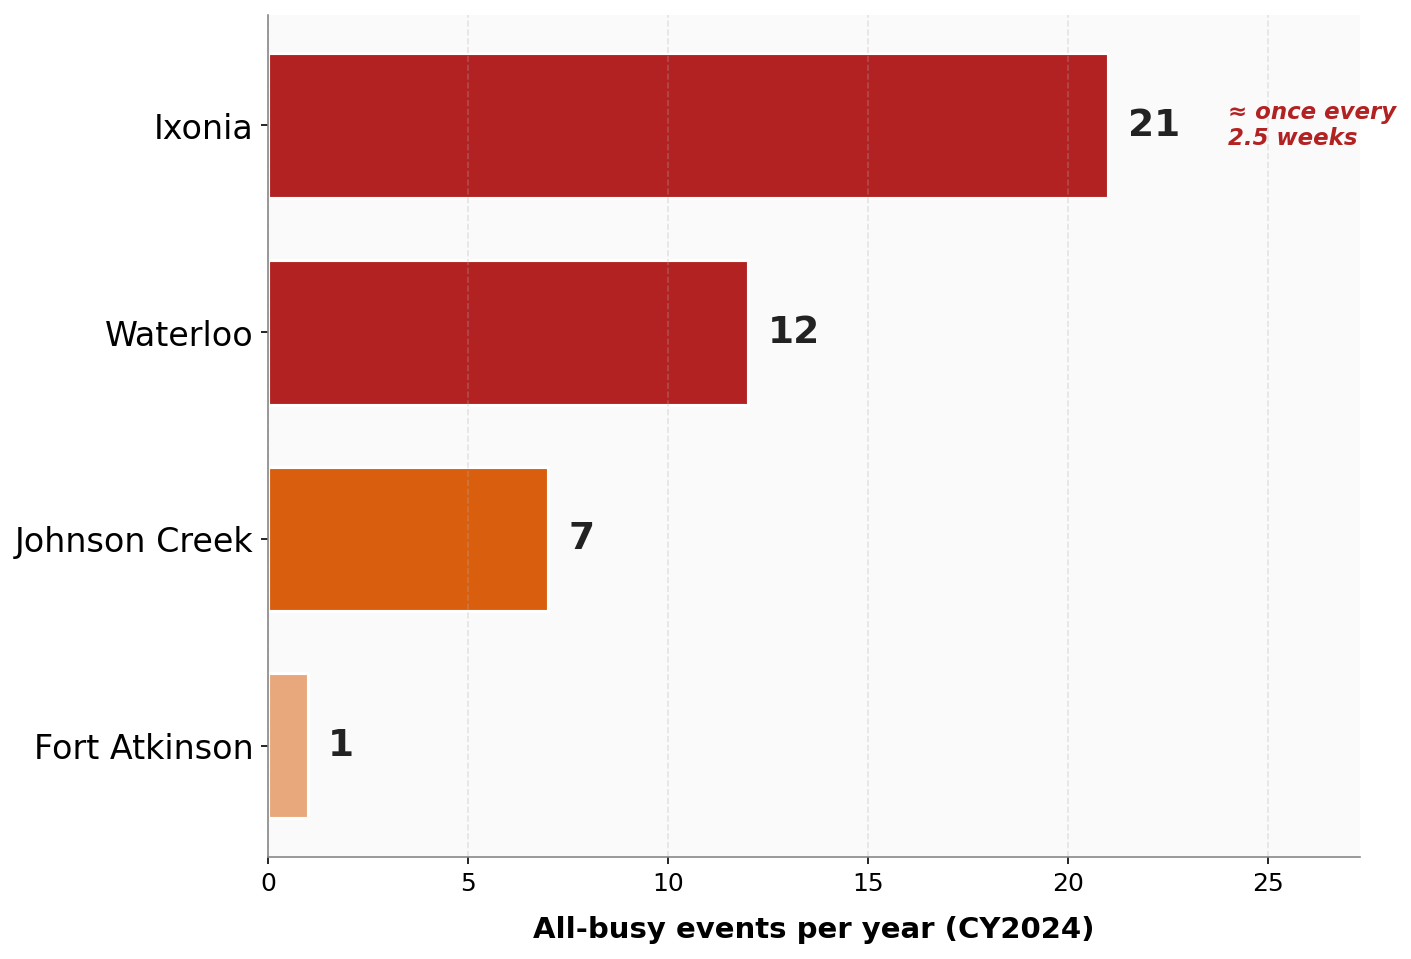

The script that saved this image:
"""Shark Tank pitch — Slide 4 LEFT-PANEL ONLY (Before bar chart).

Stripped-down bar chart of all-busy events by department. The right-side KPI
cards are built as native PowerPoint shapes in build_pitch_deck.py, so this
PNG is just the chart portion.

Output: pitch_slide4_bars_only.png
"""
from pathlib import Path
import pandas as pd
import matplotlib.pyplot as plt

ROOT = Path(__file__).parent

cc = pd.read_csv(ROOT / "concurrent_call_results_jeffco.csv")
cc = cc[cc["Ambulances"] > 0]
cc = cc[cc["All_Busy_Events"] > 0]
cc = cc.sort_values("All_Busy_Events", ascending=True)
total_all_busy = int(cc["All_Busy_Events"].sum())

fig, ax = plt.subplots(figsize=(9.5, 6.5), dpi=120)
fig.patch.set_facecolor("white")
ax.set_facecolor("#FAFAFA")

colors = ["#B22222" if v >= 10 else "#D95F0E" if v >= 5 else "#E8A87C"
          for v in cc["All_Busy_Events"]]
bars = ax.barh(cc["Dept"], cc["All_Busy_Events"], color=colors,
               edgecolor="white", linewidth=1.5, height=0.7)

for bar, v in zip(bars, cc["All_Busy_Events"]):
    ax.text(v + 0.5, bar.get_y() + bar.get_height() / 2,
            f"{int(v)}", va="center", ha="left",
            fontsize=18, fontweight="bold", color="#222")

ax.set_xlim(0, max(cc["All_Busy_Events"]) * 1.30)
ax.set_xlabel("All-busy events per year (CY2024)",
              fontsize=14, fontweight="bold", labelpad=10)
ax.tick_params(axis="y", labelsize=16)
ax.tick_params(axis="x", labelsize=12)
ax.spines["top"].set_visible(False)
ax.spines["right"].set_visible(False)
ax.spines["left"].set_color("#888")
ax.spines["bottom"].set_color("#888")
ax.grid(axis="x", alpha=0.3, linestyle="--")

# Subtle Ixonia annotation in the empty space to the far right
ixonia_y = list(cc["Dept"]).index("Ixonia")
ax.text(24, ixonia_y, "≈ once every\n2.5 weeks",
        fontsize=11, fontweight="bold", color="#B22222",
        ha="left", va="center", style="italic")

plt.tight_layout()
out = ROOT / "pitch_slide4_bars_only.png"
plt.savefig(out, dpi=150, bbox_inches="tight", facecolor="white")
plt.close(fig)
print(f"Saved: {out}")
print(f"Total all-busy: {total_all_busy}")
